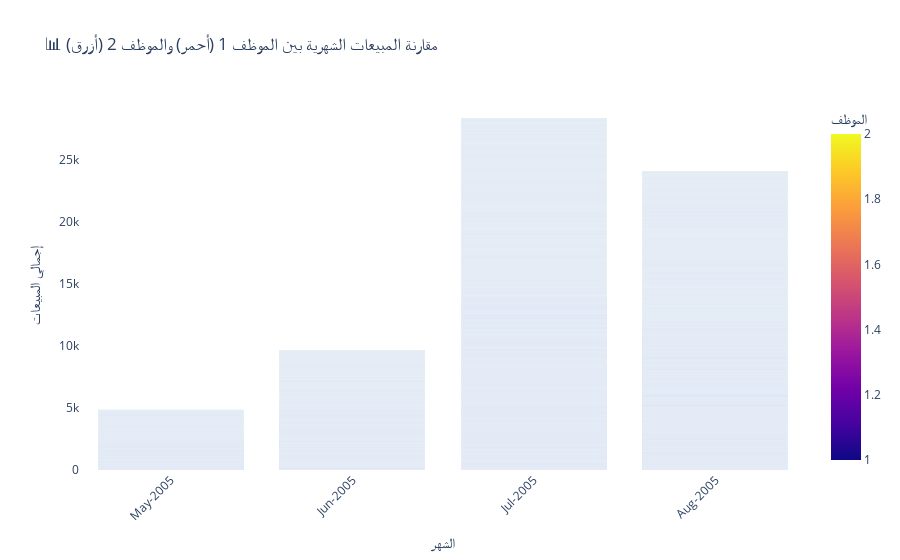

Notebook cell for this chart:
### Code cell
import pandas as pd
import plotly.express as px

# دمج df مع dim_date للحصول على Full_Date
df_merged = df.merge(dim_date[['Date_ID', 'Full_Date']], left_on='date_id', right_on='Date_ID', how='left')

# تحويل Full_Date إلى اسم الشهر
df_merged['month'] = df_merged['Full_Date'].dt.strftime('%b-%Y')

# فلترة الموظفين 1 و 2 فقط
df_filtered = df_merged[df_merged['staff_id'].isin([1, 2])]

# رسم الأعمدة بجانب بعض وتحديد ألوان الموظفين
fig = px.bar(
    df_filtered,
    x='month',
    y='amount',
    color='staff_id',
    barmode='group',
    color_discrete_map={
        1: 'red',
        2: 'blue'
    },
    labels={'month': 'الشهر', 'amount': 'إجمالي المبيعات', 'staff_id': 'الموظف'},
    title='📊 مقارنة المبيعات الشهرية بين الموظف 1 (أحمر) والموظف 2 (أزرق)'
)

# تحسين العرض
fig.update_layout(
    xaxis_tickangle=-45,
    plot_bgcolor='white',
    xaxis=dict(showgrid=False),
    yaxis=dict(title='إجمالي المبيعات', showgrid=True)
)

fig.show()

### Figure 1 — Plotly figure (JSON) as saved in the notebook; plotly's stock layout.template omitted (floating-point values rounded to 4 significant figures; data arrays with more than 128 entries replaced by an {"elided": "..."} marker saying what was removed)
{"data": [{"alignmentgroup": "True", "hovertemplate": "الشهر=%{x}<br>إجمالي المبيعات=%{y}<br>الموظف=%{marker.color}<extra></extra>", "legendgroup": "", "marker": {"color": {"elided": "15861 int values"}, "coloraxis": "coloraxis", "pattern": {"shape": ""}}, "name": "", "offsetgroup": "", "orientation": "v", "showlegend": false, "textposition": "auto", "x": {"elided": "15861 str values"}, "xaxis": "x", "y": {"elided": "15861 float values"}, "yaxis": "y", "type": "bar"}], "layout": {"xaxis": {"anchor": "y", "domain": [0.0, 1.0], "title": {"text": "الشهر"}, "tickangle": -45, "showgrid": false}, "yaxis": {"anchor": "x", "domain": [0.0, 1.0], "title": {"text": "إجمالي المبيعات"}, "showgrid": true}, "coloraxis": {"colorbar": {"title": {"text": "الموظف"}}, "colorscale": [[0.0, "#0d0887"], [0.1111, "#46039f"], [0.2222, "#7201a8"], [0.3333, "#9c179e"], [0.4444, "#bd3786"], [0.5556, "#d8576b"], [0.6667, "#ed7953"], [0.7778, "#fb9f3a"], [0.8889, "#fdca26"], [1.0, "#f0f921"]]}, "legend": {"tracegroupgap": 0}, "title": {"text": "📊 مقارنة المبيعات الشهرية بين الموظف 1 (أحمر) والموظف 2 (أزرق)"}, "barmode": "group", "plot_bgcolor": "white"}}
